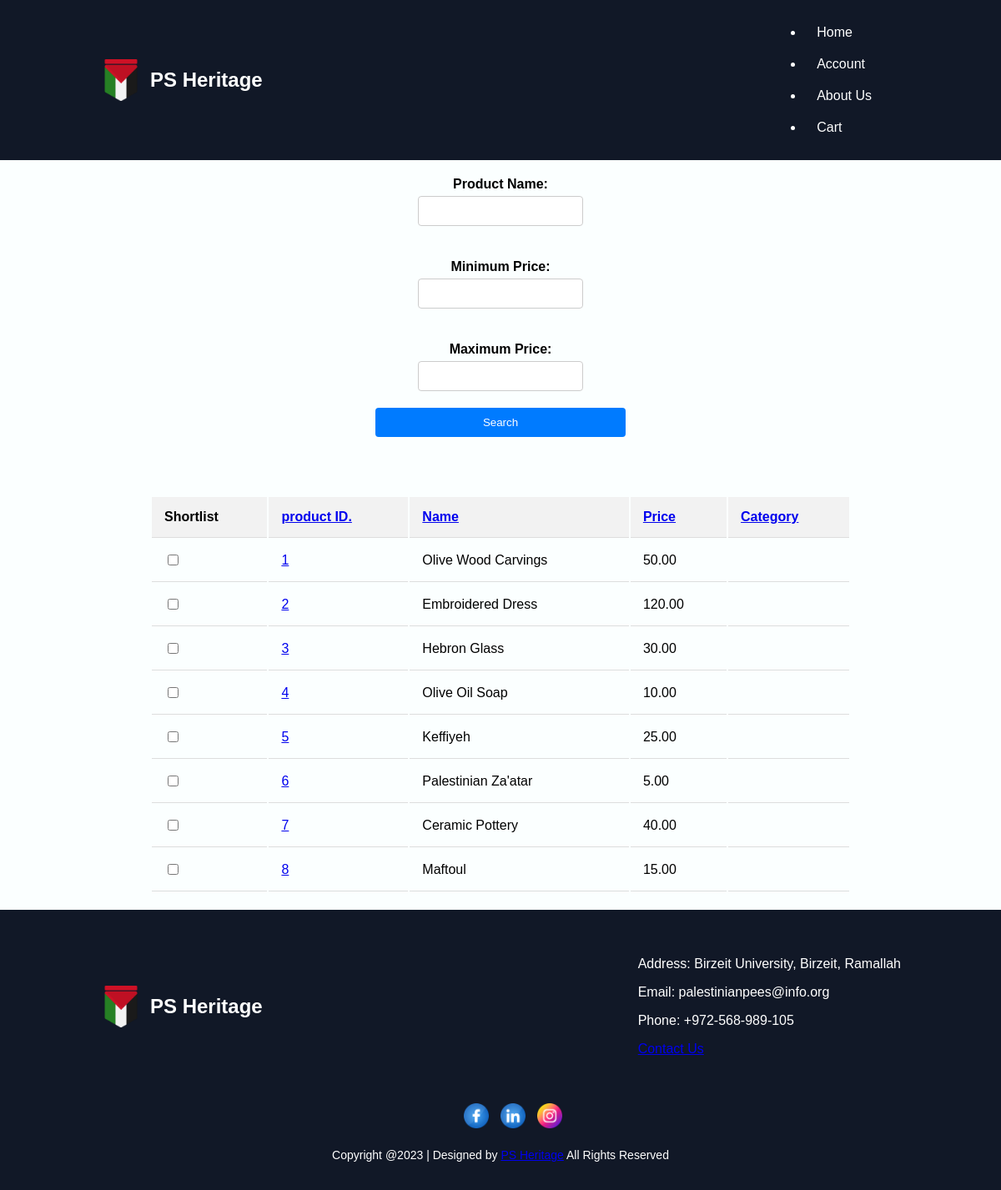
The page /search_product.php on the database its author committed.
### tables this page shows
CREATE TABLE `products` (
  `ProductID` int(11) NOT NULL,
  `Name` varchar(255) NOT NULL,
  `Description` text NOT NULL,
  `Category` enum('New Arrival','On Sale','Featured','High Demand','Normal') DEFAULT 'Normal',
  `Price` decimal(10,2) NOT NULL,
  `Size` varchar(100) DEFAULT NULL,
  `Remarks` text DEFAULT NULL
);

### search_product.php (the view, shortened to what this page needs)
<?php
include('header.php');
$sortOrder = isset($_GET['sort']) ? $_GET['sort'] : (isset($_COOKIE['sortOrder']) ? $_COOKIE['sortOrder'] : 'ProductID');
$productName = isset($_GET['productName']) ? "%" . $_GET['productName'] . "%" : "%";
$minPrice = isset($_GET['minPrice']) ? (float)$_GET['minPrice'] : 0;
$maxPrice = isset($_GET['maxPrice']) ? (float)$_GET['maxPrice'] : PHP_INT_MAX;
$query = $pdo->prepare("SELECT ProductID, Name, Price, Category FROM Products WHERE Name LIKE :productName AND Price BETWEEN :minPrice AND :maxPrice ORDER BY $sortOrder");
$query->bindParam(':productName', $productName);
$query->bindParam(':minPrice', $minPrice);
$query->bindParam(':maxPrice', $maxPrice);
$query->execute();
?>
<!DOCTYPE html>
<html lang="en">
<head>
    <link rel="stylesheet" href="headerandfooter.css">
</head>
<body>
    <div id="cart-container">
        <form action="search_product.php" method="get">
            <div class="form-group">
                <label for="productName" class="input-label">Product Name:</label>
                <input type="text" class="input1" name="productName" class="input-field">
            </div>
            <div class="form-group">
                <label for="minPrice" class="input-label">Minimum Price:</label>
                <input type="number" class="input1" name="minPrice" min="0" step="0.01" >
            </div>
            <div class="form-group">
                <label for="maxPrice" class="input-label">Maximum Price:</label>
                <input type="number" class="input1" name="maxPrice" min="0" step="0.01" ">
            </div>
            <button type="submit">Search</button>
        </form>
        <?php if ($query->rowCount() > 0) : ?>
            <table id="cart-table">
                <thead>
                    <tr>
                        <th>Shortlist</th>
                        <th><a href="?sort=ProductID">product ID.</a></th>
                        <th><a href="?sort=Name">Name</a></th>
                        <th><a href="?sort=Price">Price</a></th>
                        <th><a href="?sort=Category">Category</a></th>
                    </tr>
                </thead>
                <tbody>
                    <?php while ($row = $query->fetch(PDO::FETCH_ASSOC)) : ?>
                        <tr class="<?php echo htmlspecialchars(strtolower($row['Category'])); ?>">
                            <td><input type='checkbox' name='shortlist[]' value='<?php echo htmlspecialchars($row['ProductID']); ?>'></td>
                            <td><a href='productdetails.php?id=<?php echo htmlspecialchars($row['ProductID']); ?>'><?php echo htmlspecialchars($row['ProductID']); ?></a></td>
                            <td><?php echo htmlspecialchars($row['Name']); ?></td>
                            <td><?php echo htmlspecialchars($row['Price']); ?></td>
                            <td><?php echo htmlspecialchars($row['Category']); ?></td>
                        </tr>
                    <?php endwhile; ?>
                </tbody>
            </table>
        <?php else : ?>
            <p>No products found.</p>
        <?php endif; ?>
    </div>
</body>
</html>
<?php include("footer.php"); ?>

### header.php (shortened to what this page needs)
<!DOCTYPE html>
<html lang="en">
<head>
    <link rel="stylesheet" href="headerandfooter.css">
</head>
<body>
    <header class="header">
        <div class="container">
            <div class="logo">
                <img src="images\palestine.png" alt="Logo">
                <h1 class="company-name">PS Heritage</h1>
            </div>
            <nav class="navigation">
                <ul class="menu">
                    <li><a href="home.php">Home </a></li>
                    <li><a href="account.php">Account</a></li>
                    <li><a href="about.php">About Us</a></li>
                    <li><a href="cart.php">Cart</a></li>
                </ul>
            </nav>
        </div>
    </header>
</body>
</html>

### footer.php (shortened to what this page needs)
<!DOCTYPE html>
<html lang="en">
<head>
    <link rel="stylesheet" href="headerandfooter.css">
</head>
<body>
    <footer class="footer">
        <div class="container">
            <div class="logo">
                <img src="images/palestine.png" alt="Logo">
                <h1 class="company-name">PS Heritage</h1>
            </div>
            <div class="contact-info">
                <p>Address: Birzeit University, Birzeit, Ramallah</p>
                <p>Email: palestinianpees@info.org</p>
                <p>Phone: +972-568-989-105</p>
                <p><a href="about.php">Contact Us</a></p>
            </div>
        </div>
        <div class="socialmedia">
            <ul>
                <li><a href="https://www.facebook.com/profile.php?id=100003752475829">
                        <img src="images/facebook.png" alt="Facebook" class="social-icon" width='30' height='30'></a>
                </li>
                <li><a href="https://www.linkedin.com/in/zaid-zitawi-200713274/">
                        <img src="images/linkedin.png" alt="LinkedIn" class="social-icon" width='30' height='30'></a>
                </li>
                <li><a href="https://www.instagram.com/zaid_zitawi/">
                        <img src="images/instagram.png" alt="Instagram" class="social-icon" width='30' height='30'></a>
                </li>
            </ul>
            <p class="copyright">
                Copyright @2023 | Designed by
                <a href="about.php">PS Heritage</a> All Rights Reserved
            </p>
        </div>
    </footer>
</body>
</html>

### headerandfooter.css (style rules this page uses)
body { margin: 0; padding: 0; font-family: Arial, sans-serif; background-color: #FBFFFF }
.container { display: flex; justify-content: space-between; max-width: 960px; margin: 0 auto; padding: 20px; color: #ffffff; }
.header { background-color: rgba(17, 24, 39, 1); color: #fff; }
.logo { margin: 0; padding: 0; font-size: 24px; display: flex; align-items: center; }
.navigation { display: flex; justify-content: flex-end; }
.menu { margin: 0; padding: 0; }
.menu li { margin-right: 20px; transition-duration: 0.4s; }
.menu li a { display: block; padding: 10px 15px; text-decoration: none; color: #ffffff; transition-duration: 0.4s; }
.logo img { width: 50px; height: auto; margin-right: 10px; }
.company-name { margin: 0; font-size: 24px; color: #fff; }
.footer { background-color: rgba(17, 24, 39, 1); padding: 20px 0; }
.socialmedia { text-align: center; margin-top: 20px; }
.socialmedia li { display: inline-block; margin-right: 10px; }
.socialmedia li a { display: block; width: 30px; height: 30px; line-height: 30px; text-align: center; border-radius: 50%; color: #fff; background-color: #000; }
.copyright { text-align: center; margin-top: 20px; font-size: 14px; color: #ffffff; }
#cart-container { display: flex; flex-direction: column; align-items: center; justify-content: center; }
#cart-table { width: 70%; margin: 20px 0; }
#cart-table th, #cart-table td { padding: 15px; text-align: left; border-bottom: 1px solid #ddd; }
#cart-table thead { background-color: #f2f2f2; }
.form-group { display: flex; flex-direction: column; align-items: center; margin-bottom: 20px; margin-top: 20px; }
.input-label { margin-bottom: 5px; font-weight: bold; }
.input1 { padding: 8px; border: 1px solid #ccc; border-radius: 4px; font-size: 16px; width: 80%; text-align: center; }
form { display: flex; flex-direction: column; align-items: center; width: 100%; padding-bottom: 50px; }
form button { padding: 10px 20px; background-color: #007bff; color: white; border: none; border-radius: 4px; cursor: pointer; width: 300px; }
.form-group { margin-bottom: 20px; }

### rows shown on the page
products: ProductID "1", Name "Olive Wood Carvings", Price "50.00"
products: ProductID "2", Name "Embroidered Dress", Price "120.00"
products: ProductID "3", Name "Hebron Glass", Price "30.00"
products: ProductID "4", Name "Olive Oil Soap", Price "10.00"
products: ProductID "5", Name "Keffiyeh", Price "25.00"
products: ProductID "6", Name "Palestinian Za'atar", Price "5.00"
products: ProductID "7", Name "Ceramic Pottery", Price "40.00"
products: ProductID "8", Name "Maftoul", Price "15.00"
